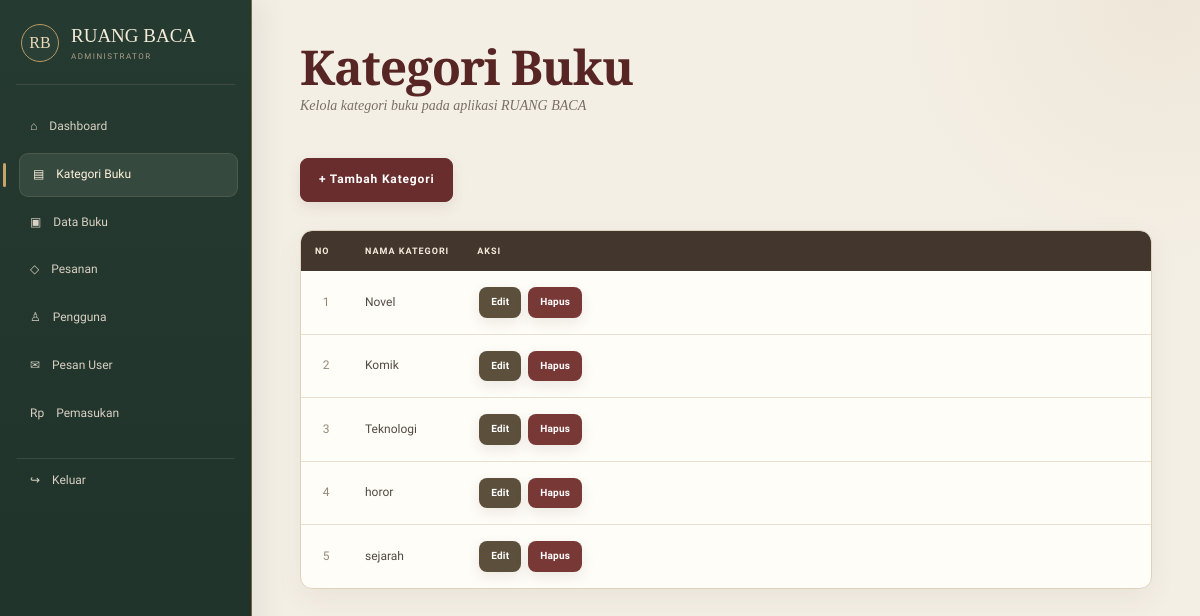
The app's page /admin/kategori.php (signed in) with its own data.
### tables this page shows
CREATE TABLE `kategori` (
  `id_kategori` int(11) NOT NULL,
  `nama_kategori` varchar(100) DEFAULT NULL
);

### admin/kategori.php (the view, shortened to what this page needs)
<?php
include "../config/koneksi.php";
$data = mysqli_query(
    $conn,
    "SELECT * FROM kategori"
);
?>
<!DOCTYPE html>
<html>
<head>
    <link rel="stylesheet" href="../css/style.css">
</head>
<body>
    <?php
    include "../template/sidebar.php";
    ?>
    <div class="content">
        <h1>
            Kategori Buku
        </h1>
        <p>
            Kelola kategori buku pada aplikasi RUANG BACA
        </p>
        <br>
        <a href="tambah_kategori.php" class="btn">
            + Tambah Kategori
        </a>
        <br><br>
        <table width="100%">
            <tr>
                <th>
                    No
                </th>
                <th>
                    Nama Kategori
                </th>
                <th>
                    Aksi
                </th>
            </tr>
            <?php
            $no = 1;
            while ($row = mysqli_fetch_assoc($data)) {
            ?>
                <tr>
                    <td>
                        <?= $no++; ?>
                    </td>
                    <td>
                        <?= $row['nama_kategori']; ?>
                    </td>
                    <td>
                        <a
                            href="edit_kategori.php?id=<?= $row['id_kategori']; ?>"
                            class="action-edit">
                            Edit
                        </a>
                        <a
                            href="hapus_kategori.php?id=<?= $row['id_kategori']; ?>"
                            class="action-delete"
                            onclick="return confirm('Yakin ingin menghapus kategori ini?')">
                            Hapus
                        </a>
                    </td>
                </tr>
            <?php
            }
            ?>
        </table>
    </div>
</body>
</html>

### css/style.css (style rules this page uses)
:root { --ink:#2b241f;--paper:#f3eddf;--paper2:#fbf7ee;--wine:#682d2c;--wine2:#4d2020;--forest:#2f4638;--gold:#a88347;--line:#d8c9ae;--muted:#786f63;--white:#fffdf7;--shadow:0 14px 38px rgba(54,38,25,.10) }
* { box-sizing:border-box;margin:0;padding:0 }
html { scroll-behavior:smooth }
body { font-family:'Libre Franklin',Arial,sans-serif;background:var(--paper2);color:var(--ink);line-height:1.65 }
a { text-decoration:none;color:inherit }
h1,h2,h3,.logo,.sidebar-logo { font-family:'Cormorant Garamond',Georgia,serif }
.btn { display:inline-block;background:var(--wine);color:#fff;padding:13px 22px;border:1px solid var(--wine);border-radius:0;margin:0;font-size:12px;font-weight:700;letter-spacing:.07em;cursor:pointer }
.content-user>h1,.user-container>h1,.content>h1 { font-size:46px;color:var(--wine2);line-height:1.05 }
.content { margin-left:270px;padding:48px;min-height:100vh;background:#f6f0e5 }
table { width:100%;border-collapse:collapse;background:#fffdf8;border:1px solid #d9ccb6;border-radius:0;box-shadow:none }
table th { background:#44372e;color:#f6ecdc;padding:14px;text-align:left;font-size:10px;letter-spacing:.08em;text-transform:uppercase }
table td { padding:14px;border-bottom:1px solid #e4dac8;font-size:13px }
.action-edit,.action-delete,.btn-detail,.btn-kirim,.btn-selesai,.btn-hapus,.btn-secondary-cart { display:inline-block;padding:7px 11px;border-radius:0;color:#fff;font-size:10px;font-weight:700;margin:2px }
.action-edit,.btn-detail { background:#6c5a3e }
.action-delete,.btn-hapus { background:#7b3632 }
:root { --radius:12px;--radius-sm:8px;--admin-bg:#f4efe5;--admin-card:#fffdf8;--admin-border:#ded2bd;--ease:cubic-bezier(.2,.8,.2,1) }
body { overflow-x:hidden }
.btn,.action-edit,.action-delete,.btn-detail,.btn-kirim,.btn-selesai,.btn-hapus,.btn-secondary-cart,.btn-login,.btn-register,.filter-btn { border-radius:8px;transition:transform .22s var(--ease),box-shadow .22s var(--ease),background .22s ease,border-color .22s ease;box-shadow:0 5px 14px rgba(70,43,30,.10) }
.btn { padding:11px 18px }
.action-edit,.action-delete,.btn-detail,.btn-kirim,.btn-selesai,.btn-hapus,.btn-secondary-cart { padding:8px 12px;white-space:nowrap;letter-spacing:.02em }
.action-edit,.btn-detail { background:#5c503c }
.action-delete,.btn-hapus { background:#783936 }
.content { margin-left:252px;padding:42px clamp(28px,4vw,62px) 64px;min-height:100vh;background:radial-gradient(circle at 96% 0,rgba(168,131,71,.08),transparent 24%),var(--admin-bg) }
.content>h1 { font-size:clamp(38px,4vw,52px);letter-spacing:-.025em;margin-bottom:3px;color:#572624 }
.content>p { color:#786f63;font:italic 14px/1.6 Georgia,serif;margin-bottom:28px }
.content>.btn { margin:12px 0 24px }
.content table { margin-top:4px;background:var(--admin-card);border:1px solid var(--admin-border);border-radius:12px;box-shadow:0 10px 28px rgba(62,45,31,.06);overflow:hidden;border-collapse:separate;border-spacing:0;table-layout:auto }
.content table th { position:sticky;top:0;z-index:2;background:#43362d;padding:13px 14px;font-size:9px;letter-spacing:.11em;white-space:nowrap;border:0 }
.content table th:first-child { border-radius:11px 0 0 0 }
.content table th:last-child { border-radius:0 11px 0 0 }
.content table td { padding:14px;vertical-align:middle;border-bottom:1px solid #e8dfd0;font-size:12px;color:#514a42;line-height:1.45 }
.content table tr:last-child td { border-bottom:0 }
.content table tr { transition:background .18s ease }
.content table td:nth-child(1) { width:50px;text-align:center;color:#958878 }
.content table td:nth-child(2) { width:100px }
.content table td:last-child { white-space:nowrap }
.rb-reveal { opacity:0;transform:translateY(16px) }
.rb-reveal.rb-visible { animation:rbFadeUp .62s var(--ease) both }
:root { --cream-0:#fffaf0;--cream-1:#f8f0df;--cream-2:#efe2ca; --walnut:#3c2b23;--walnut-2:#594035;--burgundy:#6b2d2c; --antique:#ad874c;--soft-line:#dccdb3; }

### records on screen
kategori: nama_kategori "Novel"
kategori: nama_kategori "Komik"
kategori: nama_kategori "Teknologi"
kategori: nama_kategori "horor"
kategori: nama_kategori "sejarah"
